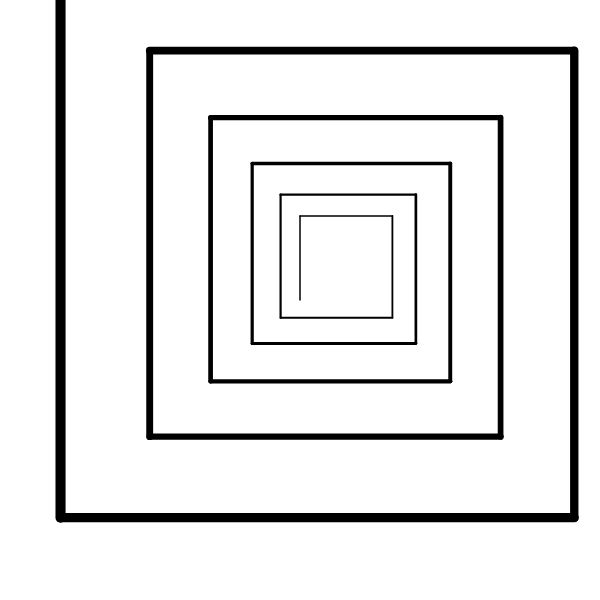
Frame 1 (no input)
Frame 60 (no input): identical to frame 1, image omitted
Frame 120 (the mouse pressed at the canvas centre since frame 60): identical to frame 1, image omitted

The p5.js sketch that drew this single still picture (run headless with seeded random() and noise() and a simulated clock; from frame 60 on, the mouse is pressed at the canvas centre):

// p5.js sketch
// ── sketch.js

let premise = 'D';
  let rules = {
    D: 'D+>D+>D',
  }
let bigRule;


let length = 70;
let angle = 90;

function setup() {
  createCanvas(600, 600);
  angleMode(DEGREES);
  bigRule = resolveRules(premise, rules, 3);
  print(bigRule);
  
}

function draw() {
  background('white');
  stroke('black');
  strokeWeight(5);
  translate(width / 2, height / 2);
  rotate(-90);
  scale(0.3);

  drawShape(bigRule);
   // angle += 1;
  // length += 0.1;
}

function resolveRules(startRule, rules, depth) {
  let endRule = '';
  for (let currentLetter of startRule) {
    if (currentLetter in rules) {
      endRule += rules[currentLetter];
    } else {
      endRule += currentLetter;
    }
  }
  if (depth >= 1) {
    endRule = resolveRules(endRule, rules, depth - 1);
  }
  return endRule;
}


function drawShape(rule)  {
  for (let c of rule) {
    if (c === 'F') {
      line(0, 0, length, 0);
      translate(length, 0);
    } else if (c === 'R') {
      rect(0, 0, length*2, length*2);
      translate(length, length);
    } else if (c === 'D') {
      line(0, 0, length * 4, 0);
      translate(length*4, 0);
    } else if (c === 'f') {
      translate(0, length, 0);
    } else if (c === '+') {
      rotate(angle);
    } else if (c === '-') {
      rotate(-angle);
    } else if (c === '[') {
      push();
    } else if (c === ']') {
      pop();
    } else if (c === '>') {
      scale(1.1);
    } else if (c === '<') {
      scale(0.8);
   
    }
  }
}
